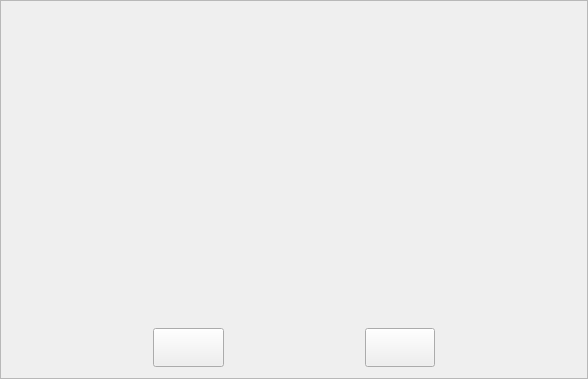
<?xml version="1.0" encoding="UTF-8"?>
<ui version="4.0">
 <class>songlist</class>
 <widget class="QFrame" name="songlist">
  <property name="geometry">
   <rect>
    <x>0</x>
    <y>0</y>
    <width>588</width>
    <height>379</height>
   </rect>
  </property>
  <property name="sizePolicy">
   <sizepolicy hsizetype="Expanding" vsizetype="Expanding">
    <horstretch>0</horstretch>
    <verstretch>0</verstretch>
   </sizepolicy>
  </property>
  <property name="minimumSize">
   <size>
    <width>1</width>
    <height>1</height>
   </size>
  </property>
  <property name="baseSize">
   <size>
    <width>1</width>
    <height>1</height>
   </size>
  </property>
  <property name="windowTitle">
   <string>Frame</string>
  </property>
  <property name="styleSheet">
   <string notr="true"/>
  </property>
  <property name="frameShape">
   <enum>QFrame::StyledPanel</enum>
  </property>
  <property name="frameShadow">
   <enum>QFrame::Raised</enum>
  </property>
  <property name="lineWidth">
   <number>1</number>
  </property>
  <property name="midLineWidth">
   <number>1</number>
  </property>
  <layout class="QVBoxLayout" name="verticalLayout_2" stretch="8,1">
   <item>
    <layout class="QVBoxLayout" name="verticalLayout" stretch="1,1,1,1,1,1">
     <property name="spacing">
      <number>2</number>
     </property>
     <item>
      <widget class="songline" name="widget" native="true">
       <property name="sizePolicy">
        <sizepolicy hsizetype="Expanding" vsizetype="Expanding">
         <horstretch>0</horstretch>
         <verstretch>0</verstretch>
        </sizepolicy>
       </property>
       <property name="minimumSize">
        <size>
         <width>1</width>
         <height>1</height>
        </size>
       </property>
       <property name="baseSize">
        <size>
         <width>1</width>
         <height>1</height>
        </size>
       </property>
      </widget>
     </item>
     <item>
      <widget class="songline" name="widget_2" native="true"/>
     </item>
     <item>
      <widget class="songline" name="widget_4" native="true">
       <property name="sizePolicy">
        <sizepolicy hsizetype="Expanding" vsizetype="Expanding">
         <horstretch>0</horstretch>
         <verstretch>0</verstretch>
        </sizepolicy>
       </property>
       <property name="minimumSize">
        <size>
         <width>1</width>
         <height>1</height>
        </size>
       </property>
       <property name="baseSize">
        <size>
         <width>1</width>
         <height>1</height>
        </size>
       </property>
      </widget>
     </item>
     <item>
      <widget class="songline" name="widget_5" native="true">
       <property name="sizePolicy">
        <sizepolicy hsizetype="Expanding" vsizetype="Expanding">
         <horstretch>0</horstretch>
         <verstretch>0</verstretch>
        </sizepolicy>
       </property>
       <property name="minimumSize">
        <size>
         <width>1</width>
         <height>1</height>
        </size>
       </property>
       <property name="baseSize">
        <size>
         <width>1</width>
         <height>1</height>
        </size>
       </property>
      </widget>
     </item>
     <item>
      <widget class="songline" name="widget_6" native="true">
       <property name="sizePolicy">
        <sizepolicy hsizetype="Expanding" vsizetype="Expanding">
         <horstretch>0</horstretch>
         <verstretch>0</verstretch>
        </sizepolicy>
       </property>
       <property name="minimumSize">
        <size>
         <width>1</width>
         <height>1</height>
        </size>
       </property>
       <property name="baseSize">
        <size>
         <width>1</width>
         <height>1</height>
        </size>
       </property>
      </widget>
     </item>
     <item>
      <widget class="songline" name="widget_7" native="true">
       <property name="sizePolicy">
        <sizepolicy hsizetype="Expanding" vsizetype="Expanding">
         <horstretch>0</horstretch>
         <verstretch>0</verstretch>
        </sizepolicy>
       </property>
       <property name="minimumSize">
        <size>
         <width>1</width>
         <height>1</height>
        </size>
       </property>
       <property name="baseSize">
        <size>
         <width>1</width>
         <height>1</height>
        </size>
       </property>
      </widget>
     </item>
    </layout>
   </item>
   <item>
    <layout class="QHBoxLayout" name="horizontalLayout" stretch="2,1,2,1,2">
     <property name="spacing">
      <number>0</number>
     </property>
     <item>
      <spacer name="horizontalSpacer_2">
       <property name="orientation">
        <enum>Qt::Horizontal</enum>
       </property>
       <property name="sizeHint" stdset="0">
        <size>
         <width>40</width>
         <height>20</height>
        </size>
       </property>
      </spacer>
     </item>
     <item>
      <widget class="QPushButton" name="pushButton">
       <property name="sizePolicy">
        <sizepolicy hsizetype="Expanding" vsizetype="Expanding">
         <horstretch>0</horstretch>
         <verstretch>0</verstretch>
        </sizepolicy>
       </property>
       <property name="minimumSize">
        <size>
         <width>1</width>
         <height>1</height>
        </size>
       </property>
       <property name="baseSize">
        <size>
         <width>1</width>
         <height>1</height>
        </size>
       </property>
       <property name="styleSheet">
        <string notr="true">border-image: url(:/image/zuo.png);</string>
       </property>
       <property name="text">
        <string/>
       </property>
      </widget>
     </item>
     <item>
      <widget class="QLabel" name="label">
       <property name="sizePolicy">
        <sizepolicy hsizetype="Expanding" vsizetype="Expanding">
         <horstretch>0</horstretch>
         <verstretch>0</verstretch>
        </sizepolicy>
       </property>
       <property name="minimumSize">
        <size>
         <width>1</width>
         <height>1</height>
        </size>
       </property>
       <property name="baseSize">
        <size>
         <width>1</width>
         <height>1</height>
        </size>
       </property>
       <property name="text">
        <string/>
       </property>
      </widget>
     </item>
     <item>
      <widget class="QPushButton" name="pushButton_2">
       <property name="sizePolicy">
        <sizepolicy hsizetype="Expanding" vsizetype="Expanding">
         <horstretch>0</horstretch>
         <verstretch>0</verstretch>
        </sizepolicy>
       </property>
       <property name="minimumSize">
        <size>
         <width>1</width>
         <height>1</height>
        </size>
       </property>
       <property name="baseSize">
        <size>
         <width>1</width>
         <height>1</height>
        </size>
       </property>
       <property name="styleSheet">
        <string notr="true">border-image: url(:/image/you.png);</string>
       </property>
       <property name="text">
        <string/>
       </property>
      </widget>
     </item>
     <item>
      <spacer name="horizontalSpacer">
       <property name="orientation">
        <enum>Qt::Horizontal</enum>
       </property>
       <property name="sizeHint" stdset="0">
        <size>
         <width>40</width>
         <height>20</height>
        </size>
       </property>
      </spacer>
     </item>
    </layout>
   </item>
  </layout>
 </widget>
 <customwidgets>
  <customwidget>
   <class>songline</class>
   <extends>QWidget</extends>
   <header>songline.h</header>
   <container>1</container>
  </customwidget>
 </customwidgets>
 <resources/>
 <connections/>
</ui>
